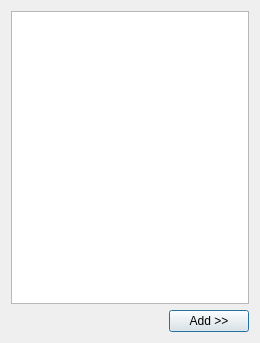
<?xml version="1.0" encoding="UTF-8"?>
<ui version="4.0">
 <class>ObjectSelectDialog</class>
 <widget class="QDialog" name="ObjectSelectDialog">
  <property name="geometry">
   <rect>
    <x>0</x>
    <y>0</y>
    <width>260</width>
    <height>343</height>
   </rect>
  </property>
  <property name="windowTitle">
   <string>Dialog</string>
  </property>
  <layout class="QVBoxLayout" name="verticalLayout">
   <item>
    <widget class="QTreeView" name="objectList"/>
   </item>
   <item>
    <layout class="QHBoxLayout" name="horizontalLayout">
     <item>
      <spacer name="horizontalSpacer">
       <property name="orientation">
        <enum>Qt::Horizontal</enum>
       </property>
       <property name="sizeHint" stdset="0">
        <size>
         <width>40</width>
         <height>20</height>
        </size>
       </property>
      </spacer>
     </item>
     <item>
      <widget class="QPushButton" name="addObject">
       <property name="text">
        <string>Add &gt;&gt;</string>
       </property>
      </widget>
     </item>
    </layout>
   </item>
  </layout>
 </widget>
 <resources/>
 <connections/>
</ui>
